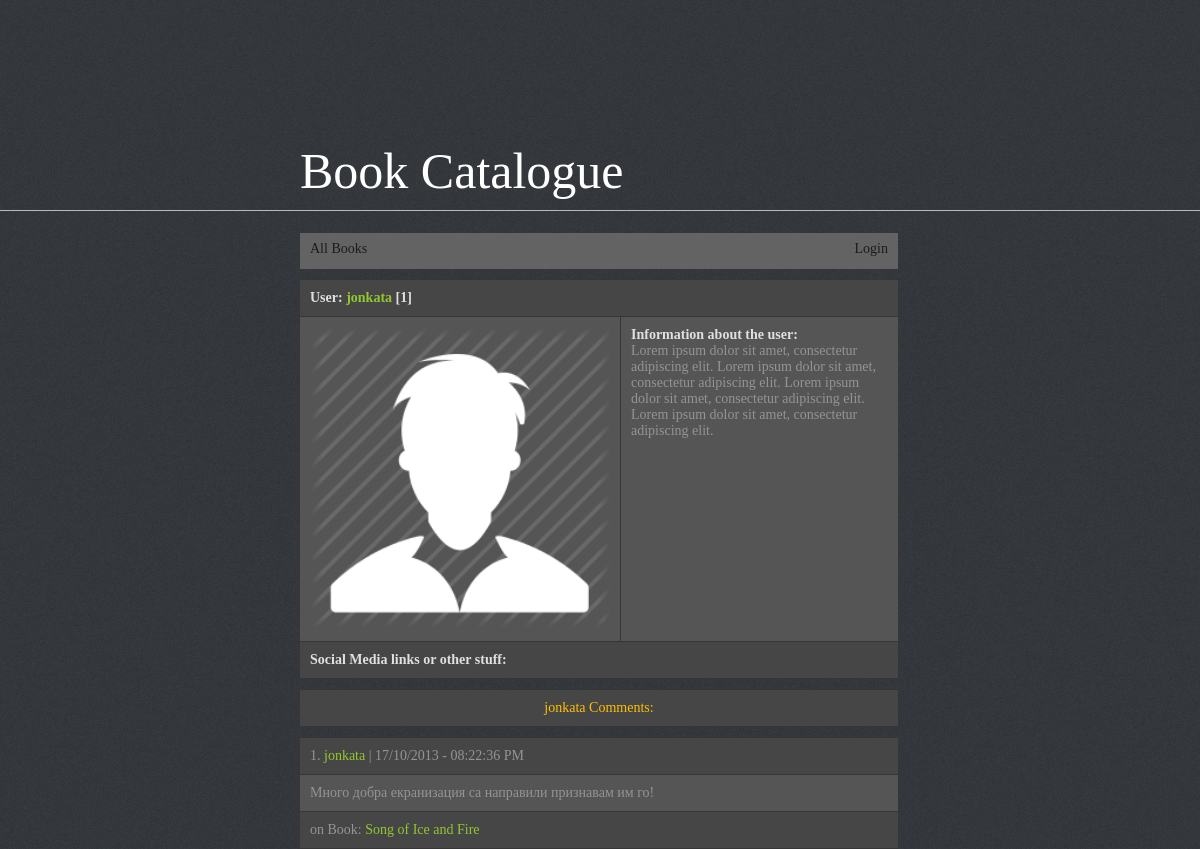
The app's page /user.php?id=4 with its own data.
### tables this page shows
CREATE TABLE IF NOT EXISTS `users` (
  `user_id` int(11) NOT NULL AUTO_INCREMENT,
  `username` varchar(50) NOT NULL,
  `password` varchar(50) NOT NULL,
  `comments_count` int(11) NOT NULL,
  PRIMARY KEY (`user_id`)
);

CREATE TABLE IF NOT EXISTS `comments` (
  `comment_id` int(11) NOT NULL AUTO_INCREMENT,
  `book_id` int(11) NOT NULL,
  `comment` text NOT NULL,
  `date_added` int(11) NOT NULL,
  `author_id` int(11) NOT NULL,
  PRIMARY KEY (`comment_id`),
  KEY `book_id` (`book_id`,`date_added`,`author_id`)
);

CREATE TABLE IF NOT EXISTS `books` (
  `book_id` int(11) NOT NULL AUTO_INCREMENT,
  `book_title` varchar(250) NOT NULL,
  `comments_count` int(11) NOT NULL,
  PRIMARY KEY (`book_id`)
);

### user.php (the view)
<?php
require './inc/config.php';
if (!isset($_GET['id'])) {
    header('Location: index.php');
    exit;
} else {
    $sql = 'SELECT * FROM users WHERE user_id=' . (int) $_GET['id'];
    $result = mysqli_query($link, $sql);
    if ($result->num_rows <= 0) {
        header('Location: index.php');
        exit;
    } else {
        $row = $result->fetch_assoc();
    }
}
require './inc/header.php';
if (isset($_SESSION['username'])) {
    $usernameField = '<li><a href="user.php?id=' . $_SESSION['user_id'] . '">Hello, <span style="color: #93c72e;">' . $_SESSION['username'] . '</span> (' . $_SESSION['comments_count'] . ')</a></li>
        <li><a href="logout.php">Logout</a></li>';
} else {
    $usernameField = '<li><a href="login.php">Login</a></li>';
}
?>
<div class="navigation" style="text-align: right;">
    <ul id="menu">
        <li style="float: left;"><a href="index.php" id="addBook">All Books</a></li>
        <?= $usernameField; ?>
    </ul>
</div>
<table>
    <tr>
        <td colspan="2"><span class="sum">User: <a href="?id=<?= $row['user_id'] ?>"><?= $row['username'] . '</a> [' . $row['comments_count'] . ']' ?></span></td>
    </tr>
    <tr>
        <td><img src="img/user.png" style="width: 300px;"/></td>
        <td style="vertical-align: top;"><span class="sum">Information about the user:</span><br/>
            Lorem ipsum dolor sit amet, consectetur adipiscing elit. Lorem ipsum dolor sit amet, consectetur adipiscing elit.
            Lorem ipsum dolor sit amet, consectetur adipiscing elit.
            Lorem ipsum dolor sit amet, consectetur adipiscing elit.
        </td>
    </tr>
    <tr>
        <td colspan="2"><span class="sum">Social Media links or other stuff: </span>
        </td>
    </tr>
</table>
<?php
$sql = 'SELECT comments.comment, comments.date_added, books.book_id, books.book_title, users.user_id, users.username
        FROM comments
        LEFT JOIN users
        ON comments.author_id = users.user_id
        LEFT JOIN books
        ON comments.book_id = books.book_id
        WHERE users.user_id =' . (int) $_GET['id'];
$result = mysqli_query($link, $sql);
if ($result->num_rows <= 0) {
    echo '<table>
        <tr>
            <td style="color: #ffc000; text-align: center;">' . $row['username'] . ' does not have any comments yet</td>
        </tr>
    </table>';
} else {
    $counter = 1;
    echo '<table>
        <tr>
            <td style="color: #ffc000; text-align: center;">' . $row['username'] . ' Comments:</td>
        </tr>
    </table>';
    while ($row = $result->fetch_assoc()) {
        $real_date = date('d/m/Y \- h:i:s A', $row['date_added']);
        echo '<table>
    <tr>
        <td>' . $counter . '. <a href="user.php?id=' . $row['user_id'] . '">' . $row['username'] . '</a> | ' . $real_date . '</td>
    </tr>
    <tr>
        <td>' . $row['comment'] . '</td>
    </tr>
    <tr>
        <td>on Book: <a href="book.php?id=' . $row['book_id'] . '">' . $row['book_title'] . '</a></td>
    </tr>
</table>';
        $counter++;
    }
}
?>

### css/style.css (style rules this page uses)
body { background: #33363b url(../img/bg.jpg)repeat-x;font-family: Tahoma;font-size: 14px; }
.navigation { float: left;width: 598px;height: 36px; background: #636363; }
table { color: #949494; border-collapse: collapse;width: 600px;margin-left: -1px;position: relative;top:10px;float: left;z-index: 2; margin-bottom: 10px; }
td { background: #555555; border: 1px solid #363636; padding: 10px; text-align: left; }
tr:first-child td, tr:last-child td { background: #464646; }
.sum { font-weight: bold;color: #e0e0e0; }
td a { color: #93c72e; text-decoration: none; }
ul#menu, ul#menu ul.sub-menu { padding:0; margin: 0; margin-top: 3px; }
ul#menu li, ul#menu ul.sub-menu li { list-style-type: none; display: inline-block; }
ul#menu li a, ul#menu li ul.sub-menu li a { text-decoration: none; color: #1c1c1c; background: #636363; padding: 8px 10px 0 10px; display:inline-block; height: 28px; margin-top: -3px; }
ul#menu li { position: relative; }

### records on screen
users: username "jonkata", comments_count "1"
comments: users.username "jonkata", date_added "17/10/2013 - 08:22:36 PM", comment "Много добра екранизация са направили признавам им го!", book.book_title "Song of Ice and Fire"
